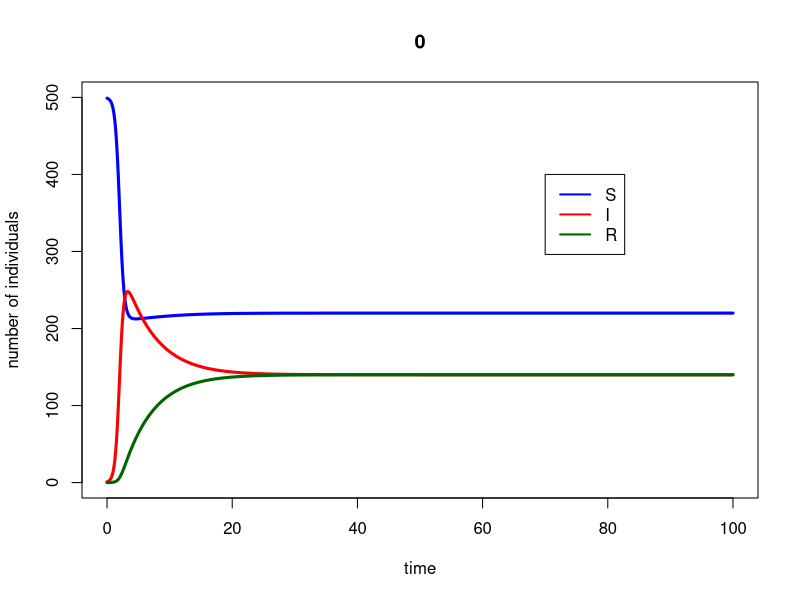
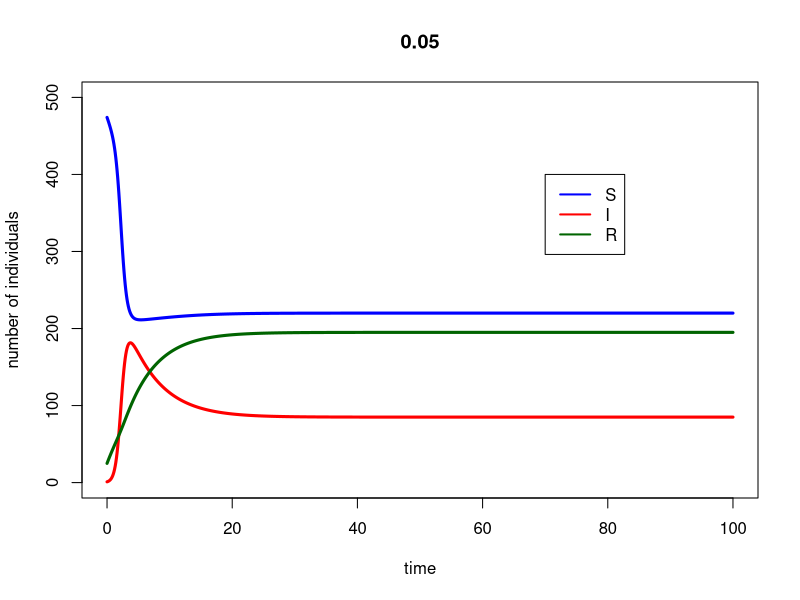
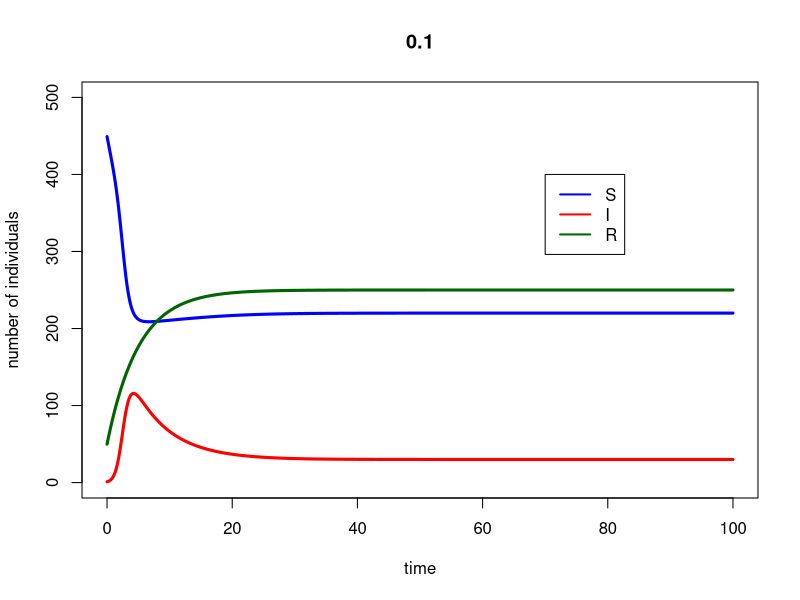
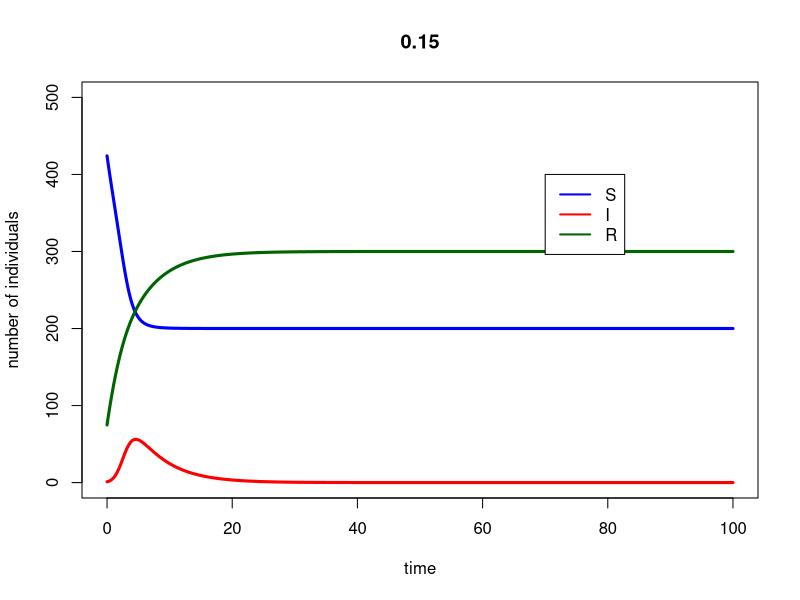
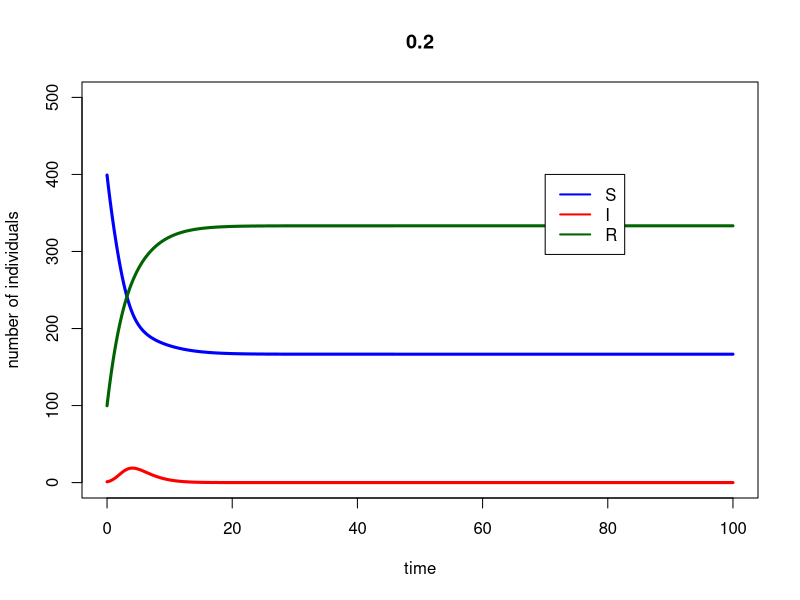
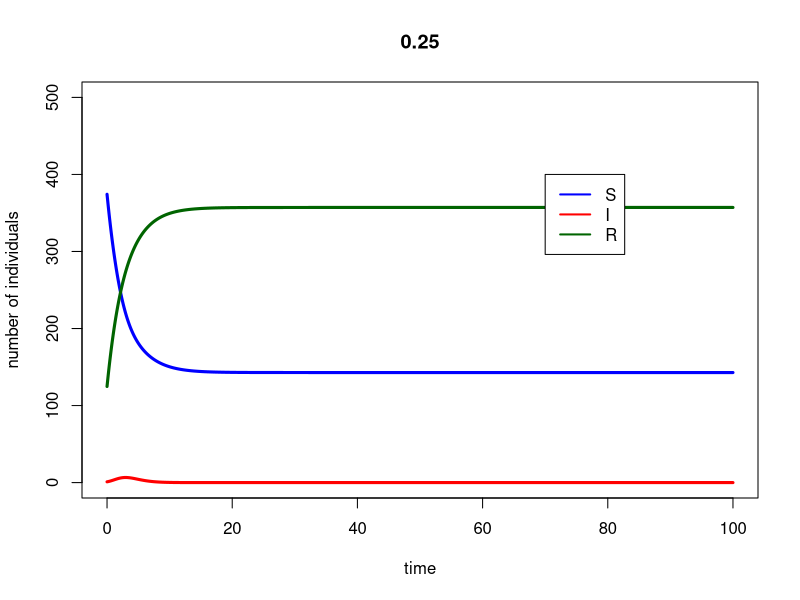
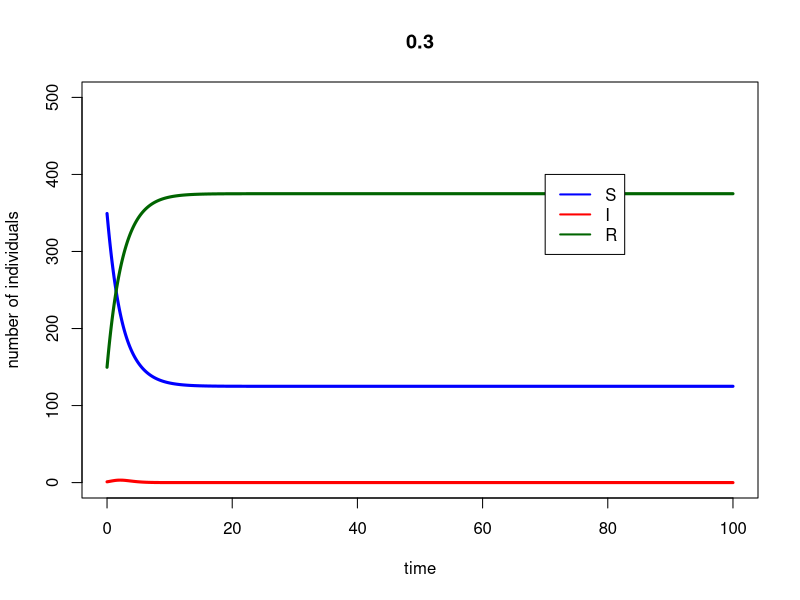
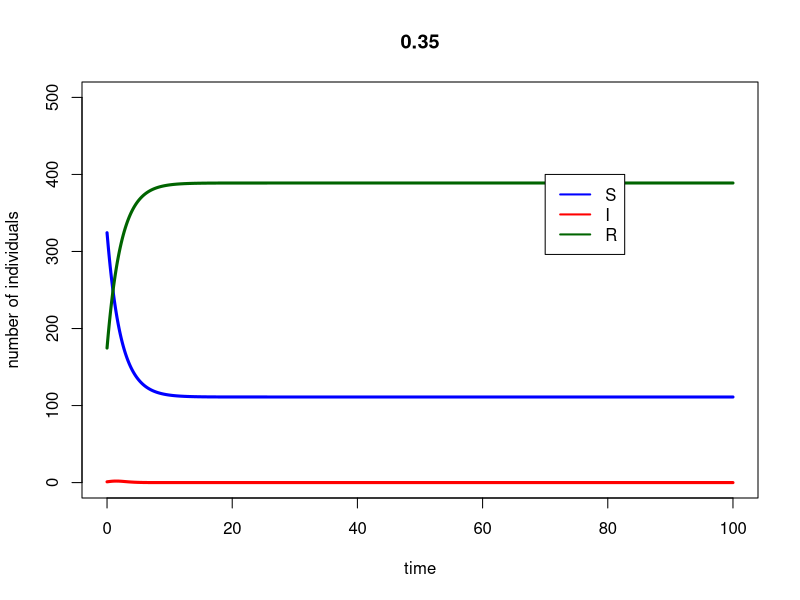

Generate these figures, in order, with R:
##########################################################
# Starting script to the module 'SIR models of epidemics'
##########################################################

# implements the basic SIR model, and plots simulation results

## Here you only need to know basic things:
##  #	To make comments
##  <-	Assigning a value to a symbol
##  c	To create a vector c(v1, v2, ..., vn)
##  e	is *10^
##  seq(a,b,c)	To create a sequence from a to b with intervals c


###################################
# FUNCTION DEFINITIONS
###################################

###
# SIR <- function(t, x, parms)
# Use: calculates the derivatives for the SIR model
# Input: 
#      t: time (not used here, because there is no explicit time dependence)
#      x: vector of the current values of all variables (S, I, R)
#      parms: vector of all parameter values
# Output:
#      der: vector of derivatives

# To use the lsoda function, the model function has to be a function of t (time),
# x (the vector of the variables) and parms (the parameters of the model).

SIR <- function(t, x, parms){

# Beta and r are not global variables. This means that if you type beta in R, the output will be 'beta',
# and not its value. You have to specify that you want to use the value of beta from 'parms' to solve the ODEs.
# Similarly, the variables of the model are taken from the vector x. This is done by the 'with' function.

  with(as.list(c(parms,x)),{
    dS <- d*(S+I+R)+g*I - beta*S*I - d*S - f*S #szuletes = halal, ezert a halalt parameterezem csak
    # d*sig+gi a total szuletesszam, ds a S-ek halala, fS a vakcinazottak szama
    dI <- + beta*S*I - r*I - d*I -g*I
    #dI a sima halalozasi rataval halo I-k, g*I amennyivel jobban meghalnak az I-k
    dR <- r*I - d*R + f*S        # Note: because S+I+R=constant, this equation could actually be omitted,
                  # and R at any time point could simply be calculated as N-S-I.
    der <- c(dS, dI, dR)
    list(der)  # the output must be returned    
  }) # end of 'with'

}  # end of function definition


###########################
# MAIN PROGRAM
###########################

### LOAD LIBRARIES
#load R library for ordinary differential equation solvers
library(deSolve)
R0_vektor = vector(mode="list") #ez lesz amiben az R0-okat tárolom
### INITIALIZE PARAMETER SETTINGS
for (v in 1:21) {
  sajt = (v-1)/20
  index = sajt*100
  S0 = 499
  parms <- c(beta=1e-2, r=1e-1, d=0.1, g=2, f = sajt)		# set the parameters of the model
  inits <- c(S=(1-sajt)*S0, I=1, R=sajt*S0)		# set the initial values
  dt    <- seq(0,100,0.1)			# set the time points for evaluation

  # Calculate and print R_0 on the screen
  N <- sum(inits)
  R_0 <- with(as.list(parms),{beta*(N-sajt*S0)/r})
  print(paste("hany szazalek oltott", index))
  print(paste("R_0 =",R_0),quote=FALSE)
  R0_vektor[v] = (R_0) #a vektor/lista/kisfaszom v-edik eleme legyen az aktualis R0 ertek
  names(R0_vektor)[v] = sajt*100 #a vektor/lista/kisfaszom v-edik elemenek a neve legyen az oltottsagi %


  ### SIMULATE THE MODEL

  ## Use lsoda to solve the differential equations numerically. The syntax should be
  ## lsoda(initial values, time points, function, parameters)

  simulation <- as.data.frame(lsoda(inits, dt, SIR, parms=parms)) # this way our set 'parms' will be used as default

  ### PLOT THE OUTPUT

  # If you remove the # before pdf(...) and dev.off(), the output will be written in a pdf file,
  # in the working directory. If you don't, a window containing your graph will just pop up.

  #pdf("startingscript.pdf")
  #par(cex=1.7)
  # Plot S according to time, in blue, and add the graph I and R according to time,
  # in red and dark green respectively. Call help(plot) for further details.

  attach(simulation) # this command allows you to refer to the columns of the data frame directly.

  plot(dt, S, type="l", col="blue", ylim=c(0,sum(inits)), main = sajt, xlab="time", ylab="number of individuals",lwd=3)
  lines(dt, I, type="l", col="red",lwd=3)
  lines(dt, R, type="l", col="darkgreen",lwd=3)

  # Add a legend to the graph
  legend(70,400, legend=c("S","I","R"), col=c("blue", "red", "darkgreen"), lty=1,lwd=2)
  #dev.off()

  detach(simulation) # clean up the search path
}
print(R0_vektor)
volte = FALSE #ebben tarolom, hogy van-e olyan oltottsag, ami megelozi a jarvanyt
for (a in 1:length(R0_vektor)) {
  if (R0_vektor[a] < 1) {
    print(names(R0_vektor)[a])
    volte = TRUE
    break
  }
}
if (volte == FALSE) {
  print("Mind meg fogunk dogleni")
}
